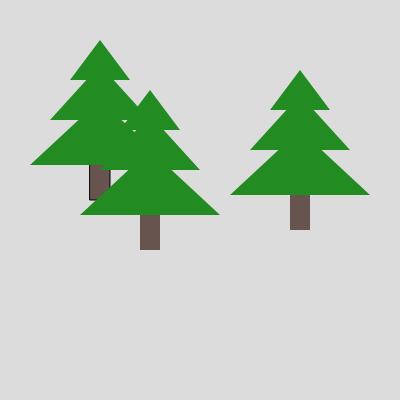
Frame 1 (no input)
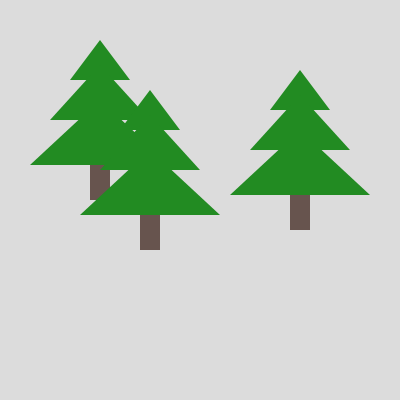
Frame 60 (no input)
Frame 120 (the mouse pressed at the canvas centre since frame 60): identical to frame 60, image omitted

The p5.js sketch that drew these frames (run headless with seeded random() and noise() and a simulated clock; from frame 60 on, the mouse is pressed at the canvas centre):

// p5.js sketch
// ── sketch.js
/*
Exercise for Coding Train 5.2

Goal - practice creating and using functions with arguments

create a pattern generated by a function (using arguments)
call the function multiple times
*/

function setup() {
  createCanvas(400, 400);
}

function draw() {
  background(220);
  happyTree(100,100);
  
  happyTree(150,150);
  
  happyTree(300,130);
}

function happyTree (x,y) {
	fill (103,84,78);
  rect(x-10,y,20,100);
  noStroke();
  fill(34,139,34)
  
  triangle(x,y-60,x+30,y-20,x-30,y-20);
  triangle(x,y-35,x+50,y+20,x-50,y+20);
  triangle(x,y,x+70,y+65,x-70,y+65);
}
